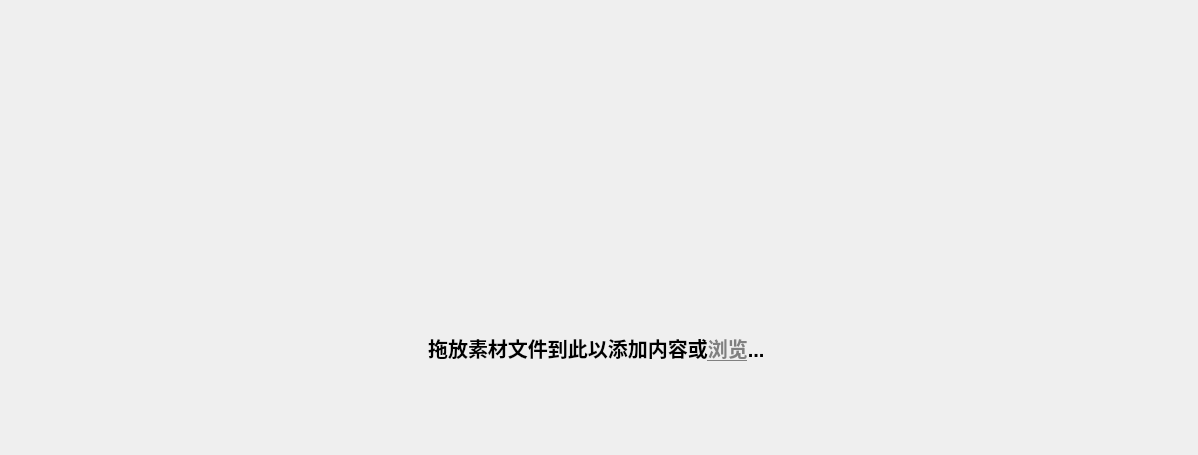
<?xml version="1.0" encoding="UTF-8"?>
<ui version="4.0">
 <class>PageCreate</class>
 <widget class="QWidget" name="PageCreate">
  <property name="geometry">
   <rect>
    <x>0</x>
    <y>0</y>
    <width>1198</width>
    <height>455</height>
   </rect>
  </property>
  <property name="acceptDrops">
   <bool>true</bool>
  </property>
  <property name="windowTitle">
   <string>Form</string>
  </property>
  <layout class="QVBoxLayout" name="verticalLayout" stretch="5,1,1">
   <item>
    <widget class="QLabel" name="labelDragImg">
     <property name="text">
      <string/>
     </property>
     <property name="pixmap">
      <pixmap resource="../../../res/resources.qrc">:/images/images/drag-drop.png</pixmap>
     </property>
     <property name="alignment">
      <set>Qt::AlignCenter</set>
     </property>
    </widget>
   </item>
   <item>
    <widget class="QLabel" name="labelDragText">
     <property name="font">
      <font>
       <pointsize>15</pointsize>
       <bold>true</bold>
      </font>
     </property>
     <property name="text">
      <string>&lt;html&gt;&lt;head/&gt;&lt;body&gt;&lt;p&gt;拖放素材文件到此以添加内容或&lt;a href=&quot;%1&quot;&gt;&lt;span style=&quot; text-decoration: underline; color:#808080;&quot;&gt;浏览&lt;/span&gt;&lt;/a&gt;...&lt;/p&gt;&lt;/body&gt;&lt;/html&gt;
</string>
     </property>
     <property name="textFormat">
      <enum>Qt::MarkdownText</enum>
     </property>
     <property name="alignment">
      <set>Qt::AlignCenter</set>
     </property>
    </widget>
   </item>
   <item>
    <widget class="QLabel" name="labelSizeHint">
     <property name="font">
      <font>
       <pointsize>13</pointsize>
      </font>
     </property>
     <property name="text">
      <string/>
     </property>
     <property name="alignment">
      <set>Qt::AlignCenter</set>
     </property>
    </widget>
   </item>
  </layout>
 </widget>
 <resources>
  <include location="../../../res/resources.qrc"/>
 </resources>
 <connections/>
</ui>
